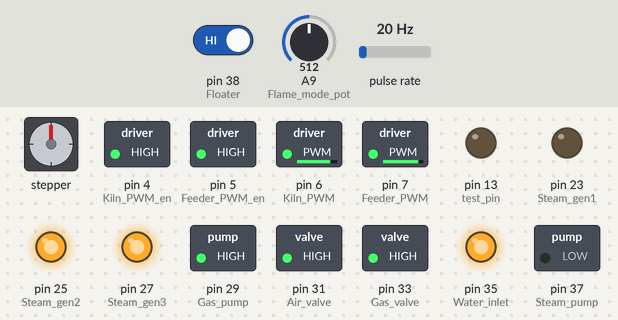
Simulated run of this sketch. Board: Arduino Mega 2560, built with avr-gcc and run on an emulated ATmega2560. Shown: stepper motor, switched loads named in the sketch (green lamp = pin HIGH), output pins drawn as LEDs (lit = HIGH). Wiring (inferred from the names in the program): pulse sensor: data pin 3; stepper motor (200 steps per turn assumed): coils pin 14, pin 15, pin 16, pin 17. Dashed ring = blinking. Inputs (shaded band) come from the test bench; at power-on: pin 38 (Floater) HIGH, pulse rate 20 Hz, A9 (Flame_mode_pot) = 512. Pins used as bus, display or sensor lines are not drawn; what the sketch prints to the serial monitor is not drawn.

Above: at 1.3 s.
1.4 s: pin 38 (Floater) driven LOW
At 4.9 s:
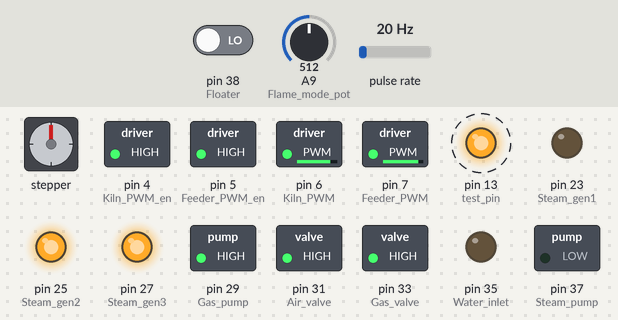
7.4 s: pulse rate (sensor on pin 3) set to 17 Hz
16.4 s: pin 38 (Floater) driven HIGH
At 19.2 s:
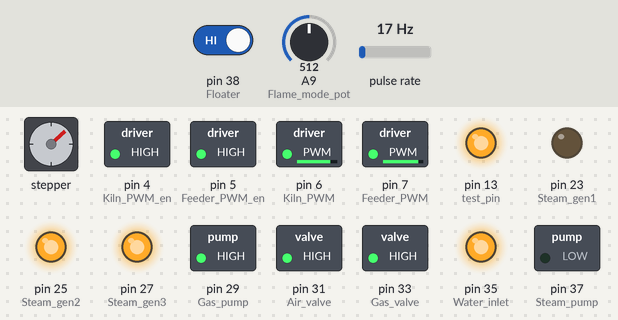
19.4 s: pin 38 (Floater) driven LOW
At 29.9 s:
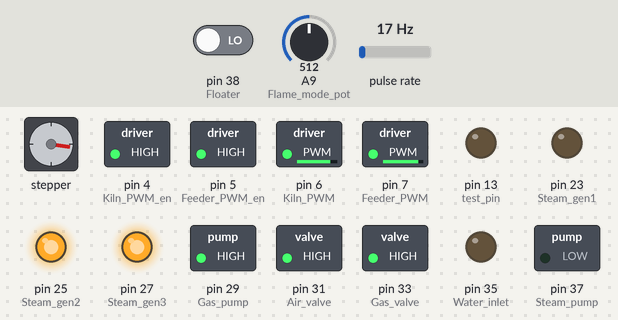
Timing chart, 0 to 36.5 s (numbered marks = the images above; inputs shaded):
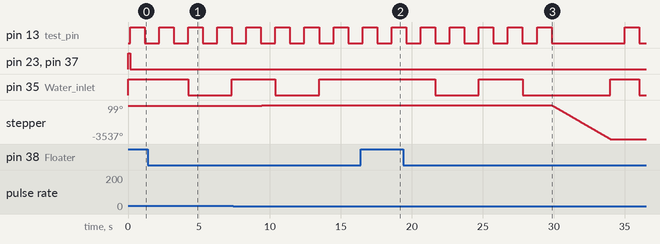

The sketch:

EX16.ino
```cpp
#include <EEPROM.h>
#include "Wire.h"
//#include <Stepper.h>

float feeder_RPM_set = 30;   // 0.00 - 34.00 RPM
float kiln_RPM_set = 10;     // 0.00 - 12.00 RPM
int temperature_set = 90;    // 0 to 1023 C
int steam_mode = 1;         // 1 , 2 , 3

//const int stepsPerRevolution = 200;  // change this to fit the number of steps per revolution for your motor

#define MPU9250_ADDRESS 0x68
#define MPU9250_ACC_FULL_SCALE_2_G 0x00
#define test_pin 13
#define Flame_mode_pot A9
#define Thermocouple A8
#define Floater 38
#define Steam_gen1 23
#define Steam_gen2 25
#define Steam_gen3 27
#define Gas_pump 29
#define Air_valve 31
#define Gas_valve 33
#define Water_inlet 35
#define Steam_pump 37
#define Flame_stepper1 14
#define Flame_stepper2 15
#define Flame_stepper3 16
#define Flame_stepper4 17
#define Hall_sensor 3
#define Feeder_PWM 7
#define Kiln_PWM 6
#define Feeder_PWM_en 5
#define Kiln_PWM_en 4

#define MQ2 A2
#define MQ3 A6
#define MQ4 A4
#define MQ7 A5
#define MQ9 A1
#define MQ135 A0
#define MQ214 A3

//#define V0_set_button 13   // button used for setting all V0 values

int temperature,temperature_counter,floater_counter,stepper_position,flame_mode,scale_speed;
bool temperature_condition;
unsigned long long time_prev,time_diff;
//bool V0_set_state = false;
//Values for Angle
float yangle,feeder_RPM;
//int yangle2;


void write_stepper(int a,int b,int c,int d){
digitalWrite(Flame_stepper1,a);
digitalWrite(Flame_stepper2,b);
digitalWrite(Flame_stepper3,c);
digitalWrite(Flame_stepper4,d);
}
void one_step(int steps){
if(steps > 0){
for(int i=0;i<steps;i++){
write_stepper(1,0,0,0);
delay(10);
write_stepper(1,1,0,0);
delay(10);
write_stepper(0,1,0,0);
delay(10);
write_stepper(0,1,1,0);
delay(10);
write_stepper(0,0,1,0);
delay(10);
write_stepper(0,0,1,1);
delay(10);
write_stepper(0,0,0,1);
delay(10);
write_stepper(1,0,0,1);
delay(10);
}
write_stepper(0,0,0,0);
}
if(steps < 0){
for(int i=0;i>steps;i--){
write_stepper(0,0,0,1);
delay(10);
write_stepper(0,0,1,1);
delay(10);
write_stepper(0,0,1,0);
delay(10);
write_stepper(0,1,1,0);
delay(10);
write_stepper(0,1,0,0);
delay(10);
write_stepper(1,1,0,0);
delay(10);
write_stepper(1,0,0,0);
delay(10);
write_stepper(1,0,0,1);
delay(10);
}
write_stepper(0,0,0,0);
}
}

//Values for MQ2
float MQ2_V0;  // Get the value of V0 via in Air
double MQ2_ratio; // Get ratio ( MQ2_volt - MQ2_V0 ) / MQ2_V0
float MQ2_ppm;
float MQ2_volt;

//Values for MQ3
float MQ3_V0;  // Get the value of V0 via in Air
double MQ3_ratio; // Get ratio ( MQ3_volt - MQ3_V0 ) / MQ3_V0
float MQ3_ppm;
float MQ3_volt;

//Values for MQ4
float MQ4_V0;  // Get the value of V0 via in Air
double MQ4_ratio; // Get ratio ( MQ4_volt - MQ4_V0 ) / MQ4_V0
float MQ4_ppm;
float MQ4_volt;

//Values for MQ7
float MQ7_V0;  // Get the value of V0 via in Air
double MQ7_ratio; // Get ratio ( MQ7_volt - MQ7_V0 ) / MQ7_V0
float MQ7_ppm;
float MQ7_volt;

//Values for MQ9
float MQ9_V0;  // Get the value of V0 via in Air
double MQ9_ratio; // Get ratio ( MQ9_volt - MQ9_V0 ) / MQ9_V0
float MQ9_ppm;
float MQ9_volt;

//Values for MQ135
float MQ135_V0;  // Get the value of V0 via in Air
double MQ135_ratio; // Get ratio ( MQ135_volt - MQ135_V0 ) / MQ135_V0
float MQ135_ppm;
float MQ135_volt;

//Values for MQ214
float MQ214_V0;  // Get the value of V0 via in Air
double MQ214_ratio; // Get ratio ( MQ214_volt - MQ214_V0 ) / MQ214_V0
float MQ214_ppm;
float MQ214_volt;


//EEPROM addresses
const int address0 = 0;
const int address1 = address0+sizeof(float);
const int address2 = address1+sizeof(float);
const int address3 = address2+sizeof(float);
const int address4 = address3+sizeof(float);
const int address5 = address4+sizeof(float);
const int address6 = address5+sizeof(float);

// initialize the stepper library on pins 8 through 11:
//Stepper myStepper(stepsPerRevolution, Flame_stepper1, Flame_stepper2, Flame_stepper3, Flame_stepper4);

// Timer5 overflow interrupt service routine
ISR(TIMER5_OVF_vect) {
// Reinitialize Timer3 value

TCNT5H=0x600 >> 8;
TCNT5L=0x600 & 0xff;
digitalWrite(test_pin,digitalRead(test_pin) ^ 1);
temperature_counter ++;
int i;
int stepper_position_array[11];
if(temperature - temperature_set >= -50 && temperature - temperature_set <= 50){
  if(temperature_counter == 1){set_steam_mode(HIGH);}
  if(temperature_counter == 21){digitalWrite(Steam_pump,HIGH);}
  if(temperature_counter == 31){digitalWrite(Air_valve,HIGH);digitalWrite(Gas_valve,LOW);}
  if(temperature_counter == 61){digitalWrite(Gas_valve,HIGH);digitalWrite(Air_valve,LOW);digitalWrite(Steam_pump,LOW);set_steam_mode(LOW);}
}


if(temperature_counter >= 10){
  int temperature_diff = temperature_set - temperature;
  for(i=0;i<11;i++){
    stepper_position_array[11] = analogRead(Flame_mode_pot);                  //0.6v at 0deg = 122.76       4.2v at 90deg = 859.32     each step is 1.8deg
  }
  sort_array(stepper_position_array,11);
  stepper_position = stepper_position_array[5];
  //stepper_position = map(stepper_position,122,860,0,50);              //note that 200 steps = 360deg so 90deg = 50steps

  if(temperature_diff >= 100)one_step(9 - stepper_position);                             //maximum : goes to 90deg
  if(temperature_diff >= 60 && temperature_diff < 100)one_step(7 - stepper_position);    //          goes to 77deg
  if(temperature_diff >= 20 && temperature_diff < 60)one_step(6 - stepper_position);     //          goes to 64deg
  if(temperature_diff < 20 && temperature_diff > -20);                                   //does not change the flame_mode
  if(temperature_diff <= -20 && temperature_diff > -60)one_step(5 - stepper_position);   //          goes to 53deg
  if(temperature_diff <= -60 && temperature_diff > -100)one_step(4 - stepper_position);  //          goes to 40deg
  if(temperature_diff <= -100)one_step(2 - stepper_position);                             //minimum : goes to 27deg
  temperature_counter = 0;
  }

for(i=0;i<11;i++){
    stepper_position_array[11] = analogRead(Flame_mode_pot);                  //0.6v at 0deg = 122.76       4.2v at 90deg = 859.32     each step is 1.8deg
  }
  sort_array(stepper_position_array,11);
  flame_mode = stepper_position_array[5];      //shows the new position


  if(digitalRead(Floater)==LOW && floater_counter < 3) floater_counter ++;
  if(digitalRead(Floater)==HIGH && floater_counter < 3) floater_counter = 0;

  if(floater_counter >= 3) {digitalWrite(Water_inlet,LOW); floater_counter++;}
  if(floater_counter == 7) {digitalWrite(Water_inlet,HIGH); floater_counter = 0;}
}


void I2Cread(uint8_t Address, uint8_t Register, uint8_t Nbytes, uint8_t* Data)
{
  // Set register address
  Wire.beginTransmission(Address);
  Wire.write(Register);
  Wire.endTransmission();

  // Read Nbytes
  Wire.requestFrom(Address, Nbytes);
  uint8_t index = 0;
  while (Wire.available())
    Data[index++] = Wire.read();
}

void I2CwriteByte(uint8_t Address, uint8_t Register, uint8_t Data)
{
  // Set register address
  Wire.beginTransmission(Address);
  Wire.write(Register);
  Wire.write(Data);
  Wire.endTransmission();
}

void RPM_measure(void){
  time_diff = millis() - time_prev;
  time_prev = millis();
  feeder_RPM = 60.0 * (float)time_diff/ 1000;
  float feeder_RPM_diff = feeder_RPM_set - feeder_RPM;
  int a = feeder_RPM_diff * 255 / 34;
  //OCR4BL = a;                      //lazeme ke tabdilesh konim be inr ya char ???
}


void setup() {
cli();
attachInterrupt(digitalPinToInterrupt(Hall_sensor), RPM_measure, FALLING);

// set the speed at 60 rpm:
//myStepper.setSpeed(60);
pinMode(test_pin,OUTPUT);
//pinMode(test_pin2,OUTPUT);
//pinMode(V0_set_button,INPUT_PULLUP);
pinMode(Floater,INPUT_PULLUP);
pinMode(Steam_gen1,OUTPUT);
pinMode(Steam_gen2,OUTPUT);
pinMode(Steam_gen3,OUTPUT);
pinMode(Steam_pump,OUTPUT);
pinMode(Gas_pump,OUTPUT);
pinMode(Air_valve,OUTPUT);
pinMode(Gas_valve,OUTPUT);
pinMode(Water_inlet,OUTPUT);
pinMode(Flame_stepper1,OUTPUT);
pinMode(Flame_stepper2,OUTPUT);
pinMode(Flame_stepper3,OUTPUT);
pinMode(Flame_stepper4,OUTPUT);
pinMode(Hall_sensor,INPUT);
pinMode(Feeder_PWM,OUTPUT);
pinMode(Kiln_PWM,OUTPUT);
pinMode(Feeder_PWM_en,OUTPUT);
pinMode(Kiln_PWM_en,OUTPUT);

digitalWrite(Feeder_PWM_en,HIGH);
digitalWrite(Kiln_PWM_en,HIGH);
digitalWrite(Gas_valve,HIGH);
digitalWrite(Steam_pump,HIGH);
digitalWrite(Air_valve,HIGH);
digitalWrite(Gas_pump,HIGH);
digitalWrite(Feeder_PWM_en,HIGH);
digitalWrite(Kiln_PWM_en,HIGH);
digitalWrite(Water_inlet,HIGH);
digitalWrite(Steam_gen1,HIGH);
digitalWrite(Steam_gen2,HIGH);
digitalWrite(Steam_gen3,HIGH);


// Timer/Counter 4 initialization
// Clock source: System Clock
// Clock value: 2000.000 kHz
// Mode: Fast PWM top=0x00FF
// OC4A output: Non-Inverted PWM
// OC4B output: Non-Inverted PWM
// OC4C output: Disconnected
// Noise Canceler: Off
// Input Capture on Falling Edge
// Timer Period: 0.128 ms
// Output Pulse(s):
// OC4A Period: 0.128 ms Width: 0.032125 ms
// OC4B Period: 0.128 ms Width: 0.064251 ms
// Timer4 Overflow Interrupt: Off
// Input Capture Interrupt: Off
// Compare A Match Interrupt: Off
// Compare B Match Interrupt: Off
// Compare C Match Interrupt: Off
TCCR4A=(1<<COM4A1) | (0<<COM4A0) | (1<<COM4B1) | (0<<COM4B0) | (0<<COM4C1) | (0<<COM4C0) | (0<<WGM41) | (1<<WGM40);
TCCR4B=(0<<ICNC4) | (0<<ICES4) | (0<<WGM43) | (1<<WGM42) | (0<<CS42) | (1<<CS41) | (0<<CS40);
TCNT4H=0x00;
TCNT4L=0x00;
ICR4H=0x00;
ICR4L=0x00;
OCR4AH=0x00;
OCR4AL=0x00;
OCR4BH=0x00;
OCR4BL=0x00;
OCR4CH=0x00;
OCR4CL=0x00;


EEPROM.get(address0,MQ2_V0);
EEPROM.get(address1,MQ3_V0);
EEPROM.get(address2,MQ4_V0);
EEPROM.get(address3,MQ7_V0);
EEPROM.get(address4,MQ9_V0);
EEPROM.get(address5,MQ135_V0);
EEPROM.get(address6,MQ214_V0);


/*Wire.begin();       //THE NEVER ENDING HHHHHAAAAAAAAAAAAAANNNNNNNNNNNNGGGGGGGGGGGGGG
I2CwriteByte(MPU9250_ADDRESS, 29, 0x06);
I2CwriteByte(MPU9250_ADDRESS, 28, MPU9250_ACC_FULL_SCALE_2_G);
I2CwriteByte(MPU9250_ADDRESS, 108, 0x2F);
get_angle();*/


Serial.begin(9600);
Serial1.begin(9600);

//Serial.println("CLEARDATA"); //clears up any data left from previous projects
//Serial.println("DATA,Temperature_set,Feeder_RPM_set,Body_RPM_set,Angle_set,Steam_mode_set");
Serial.println("LABEL,Zaman,MQ2_volt,MQ3_volt,MQ4_volt,MQ7_volt,MQ9_volt,MQ135_volt,MQ214_volt,Temperature,Flame_mode,Feeder_RPM,Scale_Speed");//,Angle,MQ2_ratio,MQ3_ratio,MQ4_ratio,MQ7_ratio,MQ9_ratio,MQ135_ratio,MQ214_ratio"); //LABEL, so excel knows the next things will be the names of the columns
Serial.print("DATA,TIME,*,*,*,*,*,*,*,*,*,*,*,*,*,*,*,*,*,*,");
Serial.print(yangle);
Serial.print(",");
Serial.print(temperature_set);
Serial.print(",");
Serial.print(feeder_RPM_set);
Serial.print(",");
Serial.print(kiln_RPM_set);
Serial.print(",");
Serial.println(steam_mode);

Serial.println("RESETTIMER"); //resets timer to 0

digitalWrite(Feeder_PWM_en,HIGH);
digitalWrite(Kiln_PWM_en,HIGH);
digitalWrite(Gas_valve,HIGH);
digitalWrite(Steam_pump,LOW);
digitalWrite(Air_valve,HIGH);
digitalWrite(Gas_pump,HIGH);
digitalWrite(Feeder_PWM_en,HIGH);
digitalWrite(Kiln_PWM_en,HIGH);
set_steam_mode(LOW);

int b = kiln_RPM_set * 255 / 12;
OCR4AL = b;
int c = feeder_RPM_set * 255 / 34;
OCR4BL = c;
/*
temperature = analogRead(Thermocouple);
while(temperature < 50){
  stepper_position = analogRead(Flame_mode_pot);
  stepper_position = map(stepper_position,122,860,0,50);
  myStepper.step(15 - stepper_position);
  flame_mode = analogRead(Flame_mode_pot);
  flame_mode = map(flame_mode,122,860,0,90);
  temperature = analogRead(Thermocouple);
  Serial.print("DATA,TIME,*,*,*,*,*,*,*,*,*,*,*,*,*,*,*,*,");
  Serial.print(temperature);
  Serial.println(",*,*,*");
}
while(temperature < 60){
  stepper_position = analogRead(Flame_mode_pot);
  stepper_position = map(stepper_position,122,860,0,50);
  myStepper.step(33 - stepper_position);
  flame_mode = analogRead(Flame_mode_pot);
  flame_mode = map(flame_mode,122,860,0,90);
  temperature = analogRead(Thermocouple);
  Serial.print("DATA,TIME,*,*,*,*,*,*,*,*,*,*,*,*,*,*,*,*,");
  Serial.print(temperature);
  Serial.println(",*,*,*");
}
while(temperature < 70){
  stepper_position = analogRead(Flame_mode_pot);
  stepper_position = map(stepper_position,122,860,0,50);
  myStepper.step(50 - stepper_position);
  flame_mode = analogRead(Flame_mode_pot);
  flame_mode = map(flame_mode,122,860,0,90);
  temperature = analogRead(Thermocouple);
  Serial.print("DATA,TIME,*,*,*,*,*,*,*,*,*,*,*,*,*,*,*,*,");
  Serial.print(temperature);
  Serial.println(",*,*,*");
}*/
// Timer/Counter 5 initialization
// Clock source: System Clock
// Clock value: 62.500 kHz
// Mode: Normal top=0xFFFF
// OC3A output: Disconnected
// OC3B output: Disconnected
// OC3C output: Disconnected
// Noise Canceler: Off
// Input Capture on Falling Edge
// Timer Period: 1.024 s
// Timer3 Overflow Interrupt: On
// Input Capture Interrupt: Off
// Compare A Match Interrupt: Off
// Compare B Match Interrupt: Off
// Compare C Match Interrupt: Off
TCCR5A=(0<<COM5A1) | (0<<COM5A0) | (0<<COM5B1) | (0<<COM5B0) | (0<<COM5C1) | (0<<COM5C0) | (0<<WGM51) | (0<<WGM50);
TCCR5B=(0<<ICNC5) | (0<<ICES5) | (0<<WGM53) | (0<<WGM52) | (1<<CS52) | (0<<CS51) | (0<<CS50);
TCNT5H=0x06;
TCNT5L=0x00;
ICR5H=0x00;
ICR5L=0x00;
OCR5AH=0x00;
OCR5AL=0x00;
OCR5BH=0x00;
OCR5BL=0x00;
OCR5CH=0x00;
OCR5CL=0x00;


//TIMSK5 |= (1<<OCIE5A);              // <------------------------------- TTTHHHEEEEEEEEEEE BBBBBBBBBBBUUUUUUUUUUUUUUUUUUUUUUUUUGGGGGGGGG

// Timer/Counter 5 Interrupt(s) initialization
TIMSK5=(0<<ICIE5) | (0<<OCIE5C) | (0<<OCIE5B) | (0<<OCIE5A) | (1<<TOIE5);
sei();
}
void loop() {


}

void sort_array(int a[], int size) {
    for(int i=0; i<(size-1); i++) {
        for(int o=0; o<(size-(i+1)); o++) {
                if(a[o] > a[o+1]) {
                    int t = a[o];
                    a[o] = a[o+1];
                    a[o+1] = t;
                }
        }
    }
}


void set_steam_mode(bool state){
  switch (steam_mode){
    case 1:
      digitalWrite(Steam_gen1,state);
      //digitalWrite(Steam_pump,state);
      break;
    case 2:
      digitalWrite(Steam_gen1,state);
      digitalWrite(Steam_gen2,state);
      //digitalWrite(Steam_pump,state);
      break;
    case 3:
      digitalWrite(Steam_gen1,state);
      digitalWrite(Steam_gen2,state);
      digitalWrite(Steam_gen3,state);
      //digitalWrite(Steam_pump,state);
      break;
  }
}
```

Measured:
- after the input at 1.4 s, pin 35 (Water_inlet): HIGH → LOW after 2.8 s, → HIGH 3.1 s later
- after the input at 16.4 s, pin 35 (Water_inlet): stays HIGH (without the input it goes to LOW after 0.13 s)
- after the input at 19.4 s, pin 35 (Water_inlet): goes LOW 3.1 s, HIGH 3.1 s, LOW 6.2 s, HIGH 2.0 s, then LOW, starting after 2.3 s
